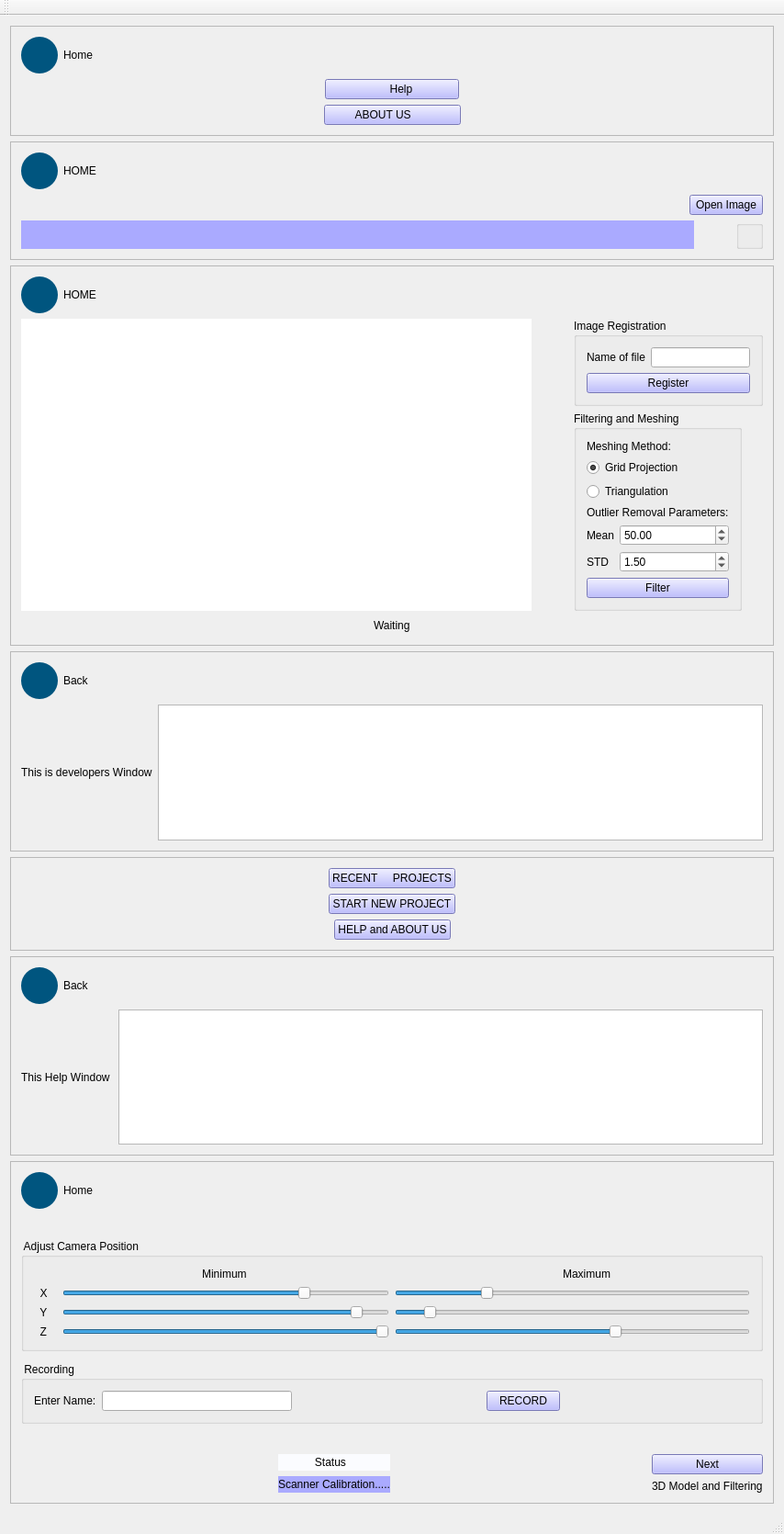
<?xml version="1.0" encoding="UTF-8"?>
<ui version="4.0">
 <class>ScannerWindow</class>
 <widget class="QMainWindow" name="ScannerWindow">
  <property name="geometry">
   <rect>
    <x>0</x>
    <y>0</y>
    <width>854</width>
    <height>1670</height>
   </rect>
  </property>
  <property name="windowTitle">
   <string/>
  </property>
  <property name="windowIcon">
   <iconset resource="myresourcefiles.qrc">
    <normaloff>:/Icons/Icon_3D.ico</normaloff>:/Icons/Icon_3D.ico</iconset>
  </property>
  <property name="autoFillBackground">
   <bool>true</bool>
  </property>
  <property name="iconSize">
   <size>
    <width>30</width>
    <height>30</height>
   </size>
  </property>
  <widget class="QWidget" name="centralWidget">
   <layout class="QVBoxLayout" name="verticalLayout_10">
    <item>
     <widget class="QFrame" name="helpAndAboutusFrame">
      <property name="frameShape">
       <enum>QFrame::StyledPanel</enum>
      </property>
      <property name="frameShadow">
       <enum>QFrame::Raised</enum>
      </property>
      <layout class="QVBoxLayout" name="verticalLayout_7">
       <item>
        <layout class="QHBoxLayout" name="horizontalLayout_13">
         <item>
          <widget class="QPushButton" name="helpAndAboutUsHomeButton">
           <property name="styleSheet">
            <string notr="true">background-color: rgb(0, 85, 127);
 border-style: none;
 border-width:1px;
 border-color: red;
 border-radius:20px;
 border-color: red;
 max-width:40px;
 max-height:40px;
 min-width:40px;
 min-height:40px;</string>
           </property>
           <property name="text">
            <string/>
           </property>
           <property name="icon">
            <iconset resource="myresourcefiles.qrc">
             <normaloff>:/Icons/back-alt.png</normaloff>:/Icons/back-alt.png</iconset>
           </property>
          </widget>
         </item>
         <item>
          <widget class="QLabel" name="label_10">
           <property name="text">
            <string>Home</string>
           </property>
          </widget>
         </item>
         <item>
          <spacer name="horizontalSpacer_13">
           <property name="orientation">
            <enum>Qt::Horizontal</enum>
           </property>
           <property name="sizeHint" stdset="0">
            <size>
             <width>40</width>
             <height>20</height>
            </size>
           </property>
          </spacer>
         </item>
        </layout>
       </item>
       <item>
        <spacer name="verticalSpacer_4">
         <property name="orientation">
          <enum>Qt::Vertical</enum>
         </property>
         <property name="sizeHint" stdset="0">
          <size>
           <width>28</width>
           <height>1</height>
          </size>
         </property>
        </spacer>
       </item>
       <item>
        <layout class="QHBoxLayout" name="horizontalLayout_16">
         <item>
          <spacer name="horizontalSpacer_19">
           <property name="orientation">
            <enum>Qt::Horizontal</enum>
           </property>
           <property name="sizeHint" stdset="0">
            <size>
             <width>40</width>
             <height>20</height>
            </size>
           </property>
          </spacer>
         </item>
         <item>
          <widget class="QPushButton" name="helpButton">
           <property name="styleSheet">
            <string notr="true">background-color: rgb(170, 170, 255);
font: 75 10pt &quot;MS Shell Dlg 2&quot;;</string>
           </property>
           <property name="text">
            <string>                    Help              </string>
           </property>
          </widget>
         </item>
         <item>
          <spacer name="horizontalSpacer_15">
           <property name="orientation">
            <enum>Qt::Horizontal</enum>
           </property>
           <property name="sizeHint" stdset="0">
            <size>
             <width>40</width>
             <height>20</height>
            </size>
           </property>
          </spacer>
         </item>
        </layout>
       </item>
       <item>
        <spacer name="verticalSpacer_5">
         <property name="orientation">
          <enum>Qt::Vertical</enum>
         </property>
         <property name="sizeHint" stdset="0">
          <size>
           <width>18</width>
           <height>10</height>
          </size>
         </property>
        </spacer>
       </item>
       <item>
        <layout class="QHBoxLayout" name="horizontalLayout_12">
         <item>
          <spacer name="horizontalSpacer_14">
           <property name="orientation">
            <enum>Qt::Horizontal</enum>
           </property>
           <property name="sizeHint" stdset="0">
            <size>
             <width>40</width>
             <height>20</height>
            </size>
           </property>
          </spacer>
         </item>
         <item>
          <widget class="QPushButton" name="aboutUsButton">
           <property name="styleSheet">
            <string notr="true">background-color: rgb(170, 170, 255);
font: 75 10pt &quot;MS Shell Dlg 2&quot;;</string>
           </property>
           <property name="text">
            <string>         ABOUT US               </string>
           </property>
          </widget>
         </item>
         <item>
          <spacer name="horizontalSpacer_16">
           <property name="orientation">
            <enum>Qt::Horizontal</enum>
           </property>
           <property name="sizeHint" stdset="0">
            <size>
             <width>40</width>
             <height>20</height>
            </size>
           </property>
          </spacer>
         </item>
        </layout>
       </item>
       <item>
        <spacer name="verticalSpacer_6">
         <property name="orientation">
          <enum>Qt::Vertical</enum>
         </property>
         <property name="sizeHint" stdset="0">
          <size>
           <width>18</width>
           <height>31</height>
          </size>
         </property>
        </spacer>
       </item>
      </layout>
     </widget>
    </item>
    <item>
     <widget class="QFrame" name="viewPreviousScanWindowFrame">
      <property name="enabled">
       <bool>true</bool>
      </property>
      <property name="frameShape">
       <enum>QFrame::StyledPanel</enum>
      </property>
      <property name="frameShadow">
       <enum>QFrame::Raised</enum>
      </property>
      <layout class="QVBoxLayout" name="verticalLayout">
       <item>
        <layout class="QHBoxLayout" name="horizontalLayout_5">
         <item>
          <widget class="QPushButton" name="previousScanWindowHomeButton">
           <property name="minimumSize">
            <size>
             <width>40</width>
             <height>40</height>
            </size>
           </property>
           <property name="styleSheet">
            <string notr="true">background-color: rgb(0, 85, 127);
 border-style: none;
 border-width:1px;
 border-color: red;
 border-radius:20px;
 border-color: red;
 max-width:40px;
 max-height:40px;
 min-width:40px;
 min-height:40px;
</string>
           </property>
           <property name="text">
            <string/>
           </property>
           <property name="icon">
            <iconset resource="myresourcefiles.qrc">
             <normaloff>:/Icons/back-alt.png</normaloff>:/Icons/back-alt.png</iconset>
           </property>
          </widget>
         </item>
         <item>
          <widget class="QLabel" name="label_4">
           <property name="styleSheet">
            <string notr="true">font: 75 8pt &quot;MS Shell Dlg 2&quot;;</string>
           </property>
           <property name="text">
            <string>HOME</string>
           </property>
          </widget>
         </item>
         <item>
          <spacer name="horizontalSpacer_7">
           <property name="orientation">
            <enum>Qt::Horizontal</enum>
           </property>
           <property name="sizeHint" stdset="0">
            <size>
             <width>40</width>
             <height>20</height>
            </size>
           </property>
          </spacer>
         </item>
        </layout>
       </item>
       <item>
        <layout class="QHBoxLayout" name="horizontalLayout_6">
         <item>
          <spacer name="horizontalSpacer_8">
           <property name="orientation">
            <enum>Qt::Horizontal</enum>
           </property>
           <property name="sizeHint" stdset="0">
            <size>
             <width>68</width>
             <height>20</height>
            </size>
           </property>
          </spacer>
         </item>
         <item>
          <spacer name="horizontalSpacer_10">
           <property name="orientation">
            <enum>Qt::Horizontal</enum>
           </property>
           <property name="sizeHint" stdset="0">
            <size>
             <width>68</width>
             <height>20</height>
            </size>
           </property>
          </spacer>
         </item>
         <item>
          <widget class="QPushButton" name="openImageButton">
           <property name="styleSheet">
            <string notr="true">background-color: rgb(170, 170, 255);
font: 75 10pt &quot;MS Shell Dlg 2&quot;;</string>
           </property>
           <property name="text">
            <string>Open Image</string>
           </property>
          </widget>
         </item>
        </layout>
       </item>
       <item>
        <layout class="QHBoxLayout" name="horizontalLayout_7">
         <item>
          <widget class="QVTKWidget" name="qvtkWidget" native="true">
           <property name="sizePolicy">
            <sizepolicy hsizetype="Expanding" vsizetype="Expanding">
             <horstretch>0</horstretch>
             <verstretch>0</verstretch>
            </sizepolicy>
           </property>
           <property name="toolTip">
            <string>VTK Widget</string>
           </property>
           <property name="styleSheet">
            <string notr="true">background-color: rgb(170, 170, 255);</string>
           </property>
          </widget>
         </item>
         <item>
          <spacer name="horizontalSpacer_20">
           <property name="orientation">
            <enum>Qt::Horizontal</enum>
           </property>
           <property name="sizeType">
            <enum>QSizePolicy::Fixed</enum>
           </property>
           <property name="sizeHint" stdset="0">
            <size>
             <width>40</width>
             <height>20</height>
            </size>
           </property>
          </spacer>
         </item>
         <item>
          <widget class="QGroupBox" name="groupBox_2">
           <property name="title">
            <string/>
           </property>
           <layout class="QFormLayout" name="formLayout"/>
          </widget>
         </item>
        </layout>
       </item>
      </layout>
     </widget>
    </item>
    <item>
     <widget class="QFrame" name="newScanFrame">
      <property name="sizePolicy">
       <sizepolicy hsizetype="Preferred" vsizetype="Preferred">
        <horstretch>0</horstretch>
        <verstretch>0</verstretch>
       </sizepolicy>
      </property>
      <property name="frameShape">
       <enum>QFrame::StyledPanel</enum>
      </property>
      <property name="frameShadow">
       <enum>QFrame::Raised</enum>
      </property>
      <property name="lineWidth">
       <number>-1</number>
      </property>
      <layout class="QVBoxLayout" name="verticalLayout_9">
       <item>
        <layout class="QHBoxLayout" name="horizontalLayout_3">
         <property name="sizeConstraint">
          <enum>QLayout::SetFixedSize</enum>
         </property>
         <item>
          <widget class="QPushButton" name="newScanFrameHomeButton">
           <property name="styleSheet">
            <string notr="true">background-color: rgb(0, 85, 127);
 border-style: none;
 border-width:1px;
 border-color: red;
 border-radius:20px;
 max-width:40px;
 max-height:40px;
 min-width:40px;
 min-height:40px;</string>
           </property>
           <property name="text">
            <string/>
           </property>
           <property name="icon">
            <iconset resource="myresourcefiles.qrc">
             <normaloff>:/Icons/back-alt.png</normaloff>:/Icons/back-alt.png</iconset>
           </property>
          </widget>
         </item>
         <item>
          <widget class="QLabel" name="label_5">
           <property name="styleSheet">
            <string notr="true">font: 75 8pt &quot;MS Shell Dlg 2&quot;;</string>
           </property>
           <property name="text">
            <string>HOME</string>
           </property>
          </widget>
         </item>
         <item>
          <spacer name="horizontalSpacer_5">
           <property name="orientation">
            <enum>Qt::Horizontal</enum>
           </property>
           <property name="sizeHint" stdset="0">
            <size>
             <width>40</width>
             <height>11</height>
            </size>
           </property>
          </spacer>
         </item>
        </layout>
       </item>
       <item>
        <layout class="QHBoxLayout" name="horizontalLayout_4">
         <item>
          <widget class="QVTKWidget" name="qvtkWidgetNewScan" native="true">
           <property name="sizePolicy">
            <sizepolicy hsizetype="Expanding" vsizetype="Expanding">
             <horstretch>0</horstretch>
             <verstretch>0</verstretch>
            </sizepolicy>
           </property>
           <property name="styleSheet">
            <string notr="true">background-color: rgb(255, 255, 255);</string>
           </property>
          </widget>
         </item>
         <item>
          <spacer name="horizontalSpacer_18">
           <property name="orientation">
            <enum>Qt::Horizontal</enum>
           </property>
           <property name="sizeType">
            <enum>QSizePolicy::Fixed</enum>
           </property>
           <property name="sizeHint" stdset="0">
            <size>
             <width>40</width>
             <height>20</height>
            </size>
           </property>
          </spacer>
         </item>
         <item>
          <layout class="QVBoxLayout" name="verticalLayout_4">
           <item>
            <widget class="QGroupBox" name="groupBox">
             <property name="sizePolicy">
              <sizepolicy hsizetype="Fixed" vsizetype="Preferred">
               <horstretch>0</horstretch>
               <verstretch>0</verstretch>
              </sizepolicy>
             </property>
             <property name="styleSheet">
              <string notr="true">font: 75 10pt &quot;MS Shell Dlg 2&quot;;</string>
             </property>
             <property name="title">
              <string>Image Registration </string>
             </property>
             <layout class="QVBoxLayout" name="verticalLayout_2">
              <item>
               <layout class="QFormLayout" name="formLayout_3">
                <item row="0" column="0">
                 <widget class="QLabel" name="label">
                  <property name="text">
                   <string>Name of file</string>
                  </property>
                 </widget>
                </item>
                <item row="0" column="1">
                 <widget class="QLineEdit" name="scanNameLineEdit"/>
                </item>
               </layout>
              </item>
              <item>
               <widget class="QPushButton" name="registerButon">
                <property name="styleSheet">
                 <string notr="true">background-color: rgb(170, 170, 255);
font: 75 10pt &quot;MS Shell Dlg 2&quot;;
</string>
                </property>
                <property name="text">
                 <string>Register</string>
                </property>
               </widget>
              </item>
             </layout>
            </widget>
           </item>
           <item>
            <widget class="QGroupBox" name="groupBox_4">
             <property name="sizePolicy">
              <sizepolicy hsizetype="Fixed" vsizetype="Preferred">
               <horstretch>0</horstretch>
               <verstretch>0</verstretch>
              </sizepolicy>
             </property>
             <property name="styleSheet">
              <string notr="true">font: 75 10pt &quot;MS Shell Dlg 2&quot;;</string>
             </property>
             <property name="title">
              <string>Filtering and Meshing</string>
             </property>
             <layout class="QVBoxLayout" name="verticalLayout_3">
              <item>
               <widget class="QLabel" name="label_2">
                <property name="text">
                 <string>Meshing Method:</string>
                </property>
               </widget>
              </item>
              <item>
               <widget class="QRadioButton" name="gridradioButton">
                <property name="text">
                 <string>Grid Projection</string>
                </property>
                <property name="checked">
                 <bool>true</bool>
                </property>
               </widget>
              </item>
              <item>
               <widget class="QRadioButton" name="triangradioButton">
                <property name="text">
                 <string>Triangulation</string>
                </property>
               </widget>
              </item>
              <item>
               <widget class="QLabel" name="label_6">
                <property name="text">
                 <string>Outlier Removal Parameters:</string>
                </property>
               </widget>
              </item>
              <item>
               <layout class="QFormLayout" name="formLayout_2">
                <item row="0" column="0">
                 <widget class="QLabel" name="label_7">
                  <property name="text">
                   <string>Mean</string>
                  </property>
                 </widget>
                </item>
                <item row="0" column="1">
                 <widget class="QDoubleSpinBox" name="meandoubleSpinBox">
                  <property name="minimum">
                   <double>10.000000000000000</double>
                  </property>
                  <property name="singleStep">
                   <double>1.000000000000000</double>
                  </property>
                  <property name="value">
                   <double>50.000000000000000</double>
                  </property>
                 </widget>
                </item>
                <item row="1" column="0">
                 <widget class="QLabel" name="label_8">
                  <property name="text">
                   <string>STD</string>
                  </property>
                 </widget>
                </item>
                <item row="1" column="1">
                 <widget class="QDoubleSpinBox" name="stddoubleSpinBox">
                  <property name="maximum">
                   <double>10.000000000000000</double>
                  </property>
                  <property name="singleStep">
                   <double>0.500000000000000</double>
                  </property>
                  <property name="value">
                   <double>1.500000000000000</double>
                  </property>
                 </widget>
                </item>
               </layout>
              </item>
              <item>
               <widget class="QPushButton" name="filterButton">
                <property name="styleSheet">
                 <string notr="true">background-color: rgb(170, 170, 255);
font: 75 10pt &quot;MS Shell Dlg 2&quot;;
</string>
                </property>
                <property name="text">
                 <string>Filter</string>
                </property>
               </widget>
              </item>
             </layout>
            </widget>
           </item>
          </layout>
         </item>
        </layout>
       </item>
       <item>
        <layout class="QHBoxLayout" name="horizontalLayout_10">
         <property name="sizeConstraint">
          <enum>QLayout::SetFixedSize</enum>
         </property>
         <item>
          <layout class="QHBoxLayout" name="horizontalLayout_9">
           <item>
            <spacer name="horizontalSpacer_6">
             <property name="orientation">
              <enum>Qt::Horizontal</enum>
             </property>
             <property name="sizeHint" stdset="0">
              <size>
               <width>40</width>
               <height>20</height>
              </size>
             </property>
            </spacer>
           </item>
          </layout>
         </item>
         <item>
          <widget class="QLabel" name="regFilterStatusLabel">
           <property name="text">
            <string>Waiting</string>
           </property>
          </widget>
         </item>
         <item>
          <spacer name="horizontalSpacer_9">
           <property name="orientation">
            <enum>Qt::Horizontal</enum>
           </property>
           <property name="sizeHint" stdset="0">
            <size>
             <width>40</width>
             <height>20</height>
            </size>
           </property>
          </spacer>
         </item>
        </layout>
       </item>
      </layout>
     </widget>
    </item>
    <item>
     <widget class="QFrame" name="aboutUsFrame">
      <property name="frameShape">
       <enum>QFrame::StyledPanel</enum>
      </property>
      <property name="frameShadow">
       <enum>QFrame::Raised</enum>
      </property>
      <layout class="QVBoxLayout" name="verticalLayout_16">
       <item>
        <layout class="QHBoxLayout" name="horizontalLayout_22">
         <item>
          <widget class="QPushButton" name="aboutUsBackButton">
           <property name="styleSheet">
            <string notr="true">background-color: rgb(0, 85, 127);
 border-style: none;
 border-width:1px;
 border-color: red;
 border-radius:20px;
 border-color: red;
 max-width:40px;
 max-height:40px;
 min-width:40px;
 min-height:40px;</string>
           </property>
           <property name="text">
            <string/>
           </property>
           <property name="icon">
            <iconset resource="myresourcefiles.qrc">
             <normaloff>:/Icons/back-alt.png</normaloff>:/Icons/back-alt.png</iconset>
           </property>
          </widget>
         </item>
         <item>
          <widget class="QLabel" name="label_20">
           <property name="text">
            <string>Back</string>
           </property>
          </widget>
         </item>
         <item>
          <spacer name="horizontalSpacer_32">
           <property name="orientation">
            <enum>Qt::Horizontal</enum>
           </property>
           <property name="sizeHint" stdset="0">
            <size>
             <width>40</width>
             <height>20</height>
            </size>
           </property>
          </spacer>
         </item>
        </layout>
       </item>
       <item>
        <layout class="QHBoxLayout" name="horizontalLayout_21">
         <item>
          <widget class="QLabel" name="label_9">
           <property name="text">
            <string>This is developers Window</string>
           </property>
          </widget>
         </item>
         <item>
          <widget class="QGraphicsView" name="graphicsView"/>
         </item>
        </layout>
       </item>
      </layout>
     </widget>
    </item>
    <item>
     <widget class="QFrame" name="homeFrame">
      <property name="frameShape">
       <enum>QFrame::StyledPanel</enum>
      </property>
      <property name="frameShadow">
       <enum>QFrame::Raised</enum>
      </property>
      <layout class="QVBoxLayout" name="verticalLayout_15">
       <item>
        <layout class="QHBoxLayout" name="horizontalLayout">
         <item>
          <spacer name="horizontalSpacer_2">
           <property name="orientation">
            <enum>Qt::Horizontal</enum>
           </property>
           <property name="sizeHint" stdset="0">
            <size>
             <width>40</width>
             <height>20</height>
            </size>
           </property>
          </spacer>
         </item>
         <item>
          <widget class="QPushButton" name="openPreviousScanWindowButton">
           <property name="styleSheet">
            <string notr="true">font: 75 10pt &quot;MS Shell Dlg 2&quot;;
background-color: rgb(170, 170, 255);</string>
           </property>
           <property name="text">
            <string>RECENT     PROJECTS</string>
           </property>
          </widget>
         </item>
         <item>
          <spacer name="horizontalSpacer_3">
           <property name="orientation">
            <enum>Qt::Horizontal</enum>
           </property>
           <property name="sizeHint" stdset="0">
            <size>
             <width>40</width>
             <height>20</height>
            </size>
           </property>
          </spacer>
         </item>
        </layout>
       </item>
       <item>
        <layout class="QHBoxLayout" name="horizontalLayout_2">
         <property name="spacing">
          <number>8</number>
         </property>
         <item>
          <spacer name="horizontalSpacer">
           <property name="orientation">
            <enum>Qt::Horizontal</enum>
           </property>
           <property name="sizeHint" stdset="0">
            <size>
             <width>40</width>
             <height>20</height>
            </size>
           </property>
          </spacer>
         </item>
         <item>
          <widget class="QPushButton" name="newScanWindowButton">
           <property name="styleSheet">
            <string notr="true">background-color: rgb(170, 170, 255);
font: 75 10pt &quot;MS Shell Dlg 2&quot;;
</string>
           </property>
           <property name="text">
            <string>START NEW PROJECT</string>
           </property>
          </widget>
         </item>
         <item>
          <spacer name="horizontalSpacer_4">
           <property name="orientation">
            <enum>Qt::Horizontal</enum>
           </property>
           <property name="sizeHint" stdset="0">
            <size>
             <width>40</width>
             <height>20</height>
            </size>
           </property>
          </spacer>
         </item>
        </layout>
       </item>
       <item>
        <layout class="QHBoxLayout" name="horizontalLayout_11">
         <item>
          <spacer name="horizontalSpacer_11">
           <property name="orientation">
            <enum>Qt::Horizontal</enum>
           </property>
           <property name="sizeHint" stdset="0">
            <size>
             <width>40</width>
             <height>20</height>
            </size>
           </property>
          </spacer>
         </item>
         <item>
          <widget class="QPushButton" name="helpAndAboutUsButton">
           <property name="styleSheet">
            <string notr="true">background-color: rgb(170, 170, 255);
font: 75 10pt &quot;MS Shell Dlg 2&quot;;</string>
           </property>
           <property name="text">
            <string>HELP and ABOUT US</string>
           </property>
          </widget>
         </item>
         <item>
          <spacer name="horizontalSpacer_12">
           <property name="orientation">
            <enum>Qt::Horizontal</enum>
           </property>
           <property name="sizeHint" stdset="0">
            <size>
             <width>40</width>
             <height>20</height>
            </size>
           </property>
          </spacer>
         </item>
        </layout>
       </item>
      </layout>
     </widget>
    </item>
    <item>
     <widget class="QFrame" name="helpFrame">
      <property name="frameShape">
       <enum>QFrame::StyledPanel</enum>
      </property>
      <property name="frameShadow">
       <enum>QFrame::Raised</enum>
      </property>
      <layout class="QVBoxLayout" name="verticalLayout_8">
       <item>
        <layout class="QHBoxLayout" name="horizontalLayout_24">
         <item>
          <widget class="QPushButton" name="hepBackButton">
           <property name="styleSheet">
            <string notr="true">background-color: rgb(0, 85, 127);
 border-style: none;
 border-width:1px;
 border-color: red;
 border-radius:20px;
 border-color: red;
 max-width:40px;
 max-height:40px;
 min-width:40px;
 min-height:40px;</string>
           </property>
           <property name="text">
            <string/>
           </property>
           <property name="icon">
            <iconset resource="myresourcefiles.qrc">
             <normaloff>:/Icons/back-alt.png</normaloff>:/Icons/back-alt.png</iconset>
           </property>
          </widget>
         </item>
         <item>
          <widget class="QLabel" name="label_19">
           <property name="text">
            <string>Back</string>
           </property>
          </widget>
         </item>
         <item>
          <spacer name="horizontalSpacer_33">
           <property name="orientation">
            <enum>Qt::Horizontal</enum>
           </property>
           <property name="sizeHint" stdset="0">
            <size>
             <width>40</width>
             <height>20</height>
            </size>
           </property>
          </spacer>
         </item>
        </layout>
       </item>
       <item>
        <layout class="QHBoxLayout" name="horizontalLayout_23">
         <item>
          <widget class="QLabel" name="label_3">
           <property name="text">
            <string>This Help Window </string>
           </property>
          </widget>
         </item>
         <item>
          <widget class="QTextBrowser" name="textBrowser"/>
         </item>
        </layout>
       </item>
      </layout>
     </widget>
    </item>
    <item>
     <widget class="QFrame" name="CaliberationFrame">
      <property name="frameShape">
       <enum>QFrame::StyledPanel</enum>
      </property>
      <property name="frameShadow">
       <enum>QFrame::Raised</enum>
      </property>
      <layout class="QVBoxLayout" name="verticalLayout_17">
       <item>
        <layout class="QHBoxLayout" name="horizontalLayout_14">
         <item>
          <widget class="QPushButton" name="homeCalibrationButton">
           <property name="styleSheet">
            <string notr="true">background-color: rgb(0, 85, 127);
 border-style: none;
 border-width:1px;
 border-color: red;
 border-radius:20px;
 border-color: red;
 max-width:40px;
 max-height:40px;
 min-width:40px;
 min-height:40px;</string>
           </property>
           <property name="text">
            <string/>
           </property>
           <property name="icon">
            <iconset resource="myresourcefiles.qrc">
             <normaloff>:/Icons/back-alt.png</normaloff>:/Icons/back-alt.png</iconset>
           </property>
          </widget>
         </item>
         <item>
          <widget class="QLabel" name="label_16">
           <property name="text">
            <string>Home</string>
           </property>
          </widget>
         </item>
         <item>
          <spacer name="horizontalSpacer_17">
           <property name="orientation">
            <enum>Qt::Horizontal</enum>
           </property>
           <property name="sizeHint" stdset="0">
            <size>
             <width>40</width>
             <height>20</height>
            </size>
           </property>
          </spacer>
         </item>
        </layout>
       </item>
       <item>
        <spacer name="verticalSpacer_2">
         <property name="orientation">
          <enum>Qt::Vertical</enum>
         </property>
         <property name="sizeHint" stdset="0">
          <size>
           <width>20</width>
           <height>42</height>
          </size>
         </property>
        </spacer>
       </item>
       <item>
        <widget class="QGroupBox" name="groupBox_3">
         <property name="styleSheet">
          <string notr="true">border-color: rgb(170, 170, 255);</string>
         </property>
         <property name="title">
          <string> Adjust Camera Position</string>
         </property>
         <layout class="QVBoxLayout" name="verticalLayout_5">
          <item>
           <layout class="QHBoxLayout" name="horizontalLayout_15">
            <item>
             <layout class="QVBoxLayout" name="verticalLayout_12">
              <item>
               <widget class="QLabel" name="label_11">
                <property name="styleSheet">
                 <string notr="true">font: 10pt &quot;MS Shell Dlg 2&quot;;</string>
                </property>
                <property name="text">
                 <string>                                                       Minimum</string>
                </property>
               </widget>
              </item>
              <item>
               <layout class="QFormLayout" name="formLayout_4">
                <item row="0" column="0">
                 <widget class="QLabel" name="label_12">
                  <property name="styleSheet">
                   <string notr="true">
font: 10pt &quot;MS Shell Dlg 2&quot;;</string>
                  </property>
                  <property name="text">
                   <string>  X</string>
                  </property>
                 </widget>
                </item>
                <item row="0" column="1">
                 <widget class="QSlider" name="xMinSlider">
                  <property name="sizePolicy">
                   <sizepolicy hsizetype="Expanding" vsizetype="Minimum">
                    <horstretch>0</horstretch>
                    <verstretch>0</verstretch>
                   </sizepolicy>
                  </property>
                  <property name="minimum">
                   <number>-20</number>
                  </property>
                  <property name="maximum">
                   <number>0</number>
                  </property>
                  <property name="singleStep">
                   <number>1</number>
                  </property>
                  <property name="pageStep">
                   <number>1</number>
                  </property>
                  <property name="value">
                   <number>-5</number>
                  </property>
                  <property name="sliderPosition">
                   <number>-5</number>
                  </property>
                  <property name="orientation">
                   <enum>Qt::Horizontal</enum>
                  </property>
                 </widget>
                </item>
                <item row="1" column="0">
                 <widget class="QLabel" name="label_13">
                  <property name="styleSheet">
                   <string notr="true">font: 10pt &quot;MS Shell Dlg 2&quot;;</string>
                  </property>
                  <property name="text">
                   <string>  Y   </string>
                  </property>
                 </widget>
                </item>
                <item row="1" column="1">
                 <widget class="QSlider" name="yMinSlider">
                  <property name="sizePolicy">
                   <sizepolicy hsizetype="Expanding" vsizetype="Minimum">
                    <horstretch>0</horstretch>
                    <verstretch>0</verstretch>
                   </sizepolicy>
                  </property>
                  <property name="minimum">
                   <number>-120</number>
                  </property>
                  <property name="maximum">
                   <number>0</number>
                  </property>
                  <property name="singleStep">
                   <number>1</number>
                  </property>
                  <property name="pageStep">
                   <number>1</number>
                  </property>
                  <property name="sliderPosition">
                   <number>-10</number>
                  </property>
                  <property name="orientation">
                   <enum>Qt::Horizontal</enum>
                  </property>
                 </widget>
                </item>
                <item row="2" column="0">
                 <widget class="QLabel" name="label_14">
                  <property name="styleSheet">
                   <string notr="true">font: 10pt &quot;MS Shell Dlg 2&quot;;</string>
                  </property>
                  <property name="text">
                   <string>  Z</string>
                  </property>
                 </widget>
                </item>
                <item row="2" column="1">
                 <widget class="QSlider" name="zMinSlider">
                  <property name="sizePolicy">
                   <sizepolicy hsizetype="Expanding" vsizetype="Minimum">
                    <horstretch>0</horstretch>
                    <verstretch>0</verstretch>
                   </sizepolicy>
                  </property>
                  <property name="minimum">
                   <number>-20</number>
                  </property>
                  <property name="maximum">
                   <number>0</number>
                  </property>
                  <property name="singleStep">
                   <number>1</number>
                  </property>
                  <property name="pageStep">
                   <number>1</number>
                  </property>
                  <property name="value">
                   <number>0</number>
                  </property>
                  <property name="sliderPosition">
                   <number>0</number>
                  </property>
                  <property name="orientation">
                   <enum>Qt::Horizontal</enum>
                  </property>
                 </widget>
                </item>
               </layout>
              </item>
             </layout>
            </item>
            <item>
             <layout class="QVBoxLayout" name="verticalLayout_11">
              <item>
               <widget class="QLabel" name="label_17">
                <property name="styleSheet">
                 <string notr="true">font: 10pt &quot;MS Shell Dlg 2&quot;;</string>
                </property>
                <property name="text">
                 <string>                                                       Maximum</string>
                </property>
               </widget>
              </item>
              <item>
               <widget class="QSlider" name="xMaxSlider">
                <property name="sizePolicy">
                 <sizepolicy hsizetype="Expanding" vsizetype="Minimum">
                  <horstretch>0</horstretch>
                  <verstretch>0</verstretch>
                 </sizepolicy>
                </property>
                <property name="minimum">
                 <number>0</number>
                </property>
                <property name="maximum">
                 <number>20</number>
                </property>
                <property name="singleStep">
                 <number>1</number>
                </property>
                <property name="pageStep">
                 <number>1</number>
                </property>
                <property name="value">
                 <number>5</number>
                </property>
                <property name="sliderPosition">
                 <number>5</number>
                </property>
                <property name="orientation">
                 <enum>Qt::Horizontal</enum>
                </property>
               </widget>
              </item>
              <item>
               <widget class="QSlider" name="yMaxSlider">
                <property name="sizePolicy">
                 <sizepolicy hsizetype="Expanding" vsizetype="Minimum">
                  <horstretch>0</horstretch>
                  <verstretch>0</verstretch>
                 </sizepolicy>
                </property>
                <property name="minimum">
                 <number>0</number>
                </property>
                <property name="maximum">
                 <number>120</number>
                </property>
                <property name="singleStep">
                 <number>1</number>
                </property>
                <property name="pageStep">
                 <number>1</number>
                </property>
                <property name="value">
                 <number>10</number>
                </property>
                <property name="sliderPosition">
                 <number>10</number>
                </property>
                <property name="orientation">
                 <enum>Qt::Horizontal</enum>
                </property>
               </widget>
              </item>
              <item>
               <widget class="QSlider" name="zMaxSlider">
                <property name="sizePolicy">
                 <sizepolicy hsizetype="Expanding" vsizetype="Minimum">
                  <horstretch>0</horstretch>
                  <verstretch>0</verstretch>
                 </sizepolicy>
                </property>
                <property name="minimum">
                 <number>0</number>
                </property>
                <property name="maximum">
                 <number>40</number>
                </property>
                <property name="singleStep">
                 <number>1</number>
                </property>
                <property name="pageStep">
                 <number>1</number>
                </property>
                <property name="value">
                 <number>25</number>
                </property>
                <property name="sliderPosition">
                 <number>25</number>
                </property>
                <property name="orientation">
                 <enum>Qt::Horizontal</enum>
                </property>
               </widget>
              </item>
             </layout>
            </item>
           </layout>
          </item>
         </layout>
        </widget>
       </item>
       <item>
        <spacer name="verticalSpacer_3">
         <property name="orientation">
          <enum>Qt::Vertical</enum>
         </property>
         <property name="sizeHint" stdset="0">
          <size>
           <width>20</width>
           <height>20</height>
          </size>
         </property>
        </spacer>
       </item>
       <item>
        <widget class="QGroupBox" name="groupBox_5">
         <property name="title">
          <string> Recording</string>
         </property>
         <layout class="QHBoxLayout" name="horizontalLayout_8">
          <item>
           <widget class="QLabel" name="label_15">
            <property name="styleSheet">
             <string notr="true">font: 75 10pt &quot;MS Shell Dlg 2&quot;;</string>
            </property>
            <property name="text">
             <string>Enter Name:</string>
            </property>
           </widget>
          </item>
          <item>
           <widget class="QLineEdit" name="toBeScanPersonNameLineEdit">
            <property name="styleSheet">
             <string notr="true">font: 75 10pt &quot;MS Shell Dlg 2&quot;;
</string>
            </property>
           </widget>
          </item>
          <item>
           <spacer name="horizontalSpacer_25">
            <property name="orientation">
             <enum>Qt::Horizontal</enum>
            </property>
            <property name="sizeHint" stdset="0">
             <size>
              <width>206</width>
              <height>20</height>
             </size>
            </property>
           </spacer>
          </item>
          <item>
           <widget class="QPushButton" name="recordButton">
            <property name="styleSheet">
             <string notr="true">background-color: rgb(170, 170, 255);
font: 10pt &quot;MS Shell Dlg 2&quot;;</string>
            </property>
            <property name="text">
             <string>RECORD</string>
            </property>
           </widget>
          </item>
          <item>
           <spacer name="horizontalSpacer_28">
            <property name="orientation">
             <enum>Qt::Horizontal</enum>
            </property>
            <property name="sizeHint" stdset="0">
             <size>
              <width>205</width>
              <height>20</height>
             </size>
            </property>
           </spacer>
          </item>
         </layout>
        </widget>
       </item>
       <item>
        <spacer name="verticalSpacer">
         <property name="orientation">
          <enum>Qt::Vertical</enum>
         </property>
         <property name="sizeHint" stdset="0">
          <size>
           <width>20</width>
           <height>42</height>
          </size>
         </property>
        </spacer>
       </item>
       <item>
        <layout class="QHBoxLayout" name="horizontalLayout_17">
         <item>
          <spacer name="horizontalSpacer_26">
           <property name="orientation">
            <enum>Qt::Horizontal</enum>
           </property>
           <property name="sizeHint" stdset="0">
            <size>
             <width>40</width>
             <height>20</height>
            </size>
           </property>
          </spacer>
         </item>
         <item>
          <layout class="QVBoxLayout" name="verticalLayout_14">
           <item>
            <widget class="QLabel" name="label_18">
             <property name="styleSheet">
              <string notr="true">font: 75 10pt &quot;MS Shell Dlg 2&quot;;
background-color: rgb(251, 252, 255);</string>
             </property>
             <property name="text">
              <string>            Status</string>
             </property>
            </widget>
           </item>
           <item>
            <widget class="QLabel" name="scanStatusLabel">
             <property name="styleSheet">
              <string notr="true">background-color: rgb(170, 170, 255);
font: 75 10pt &quot;MS Shell Dlg 2&quot;;</string>
             </property>
             <property name="text">
              <string>Scanner Calibration.....</string>
             </property>
            </widget>
           </item>
          </layout>
         </item>
         <item>
          <spacer name="horizontalSpacer_27">
           <property name="orientation">
            <enum>Qt::Horizontal</enum>
           </property>
           <property name="sizeHint" stdset="0">
            <size>
             <width>40</width>
             <height>20</height>
            </size>
           </property>
          </spacer>
         </item>
         <item>
          <layout class="QVBoxLayout" name="verticalLayout_6">
           <item>
            <widget class="QPushButton" name="nextCalibrationButton">
             <property name="styleSheet">
              <string notr="true">background-color: rgb(170, 170, 255);
font: 75 10pt &quot;MS Shell Dlg 2&quot;;</string>
             </property>
             <property name="text">
              <string>Next</string>
             </property>
            </widget>
           </item>
           <item>
            <widget class="QLabel" name="label_21">
             <property name="styleSheet">
              <string notr="true">font: 75 10pt &quot;MS Shell Dlg 2&quot;;</string>
             </property>
             <property name="text">
              <string>3D Model and Filtering</string>
             </property>
            </widget>
           </item>
          </layout>
         </item>
        </layout>
       </item>
      </layout>
     </widget>
    </item>
   </layout>
  </widget>
  <widget class="QMenuBar" name="menuBar">
   <property name="geometry">
    <rect>
     <x>0</x>
     <y>0</y>
     <width>854</width>
     <height>21</height>
    </rect>
   </property>
  </widget>
  <widget class="QToolBar" name="mainToolBar">
   <attribute name="toolBarArea">
    <enum>TopToolBarArea</enum>
   </attribute>
   <attribute name="toolBarBreak">
    <bool>false</bool>
   </attribute>
  </widget>
  <widget class="QStatusBar" name="statusBar"/>
 </widget>
 <layoutdefault spacing="6" margin="11"/>
 <customwidgets>
  <customwidget>
   <class>QVTKWidget</class>
   <extends>QWidget</extends>
   <header>QVTKWidget.h</header>
  </customwidget>
 </customwidgets>
 <resources>
  <include location="myresourcefiles.qrc"/>
 </resources>
 <connections/>
</ui>
